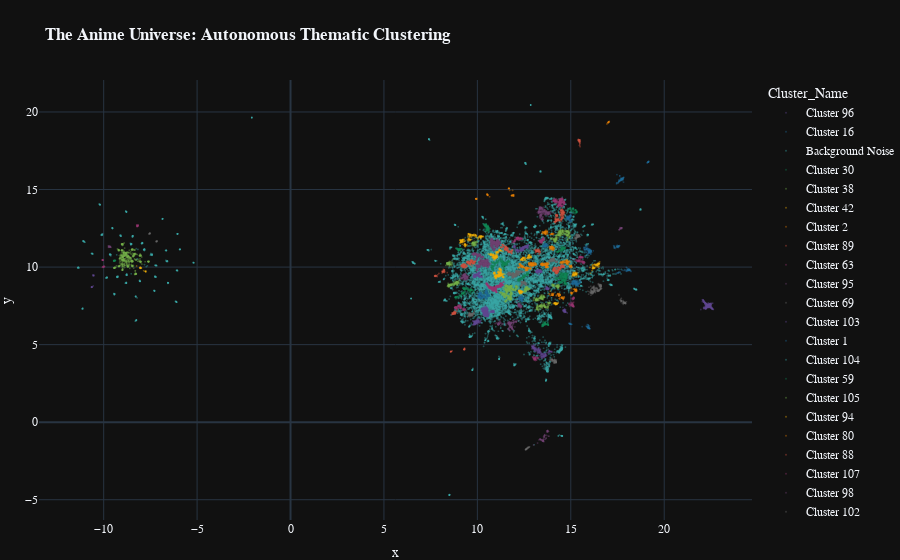

The notebook cell this image was saved under:
### Code cell
# AUTONOMOUS CLUSTER DISCOVERY
clusterer = hdbscan.HDBSCAN(
    min_cluster_size=50,
    min_samples=15,
    metric='euclidean',
    cluster_selection_method='eom' 
)

# CLUSTERING
df['Cluster'] = clusterer.fit_predict(embedding)

# BAKGROUND NOISE
df['Cluster_Name'] = df['Cluster'].apply(lambda x: f"Cluster {x}" if x != -1 else "Background Noise")

# CREATE MAP
fig = px.scatter(
    df, x='x', y='y',
    color='Cluster_Name',  
    hover_name='title',
    hover_data={
        'x': False, 
        'y': False, 
        'genres': True,       
        'score': True,        
        'Cluster_Name': True, 
        'aired': True         
    },
    title='<b>The Anime Universe: Autonomous Thematic Clustering</b>',
    template='plotly_dark',
    color_discrete_sequence=px.colors.qualitative.Prism, 
    opacity=0.4
)

fig.update_traces(marker=dict(size=2))
fig.update_layout(
    
    coloraxis_colorbar=dict(title="MAL Score"), 
    font=dict(family="Times New Roman, monospace", size=12),
    margin=dict(l=0, r=0, b=0, t=80) 
)
fig.show()
